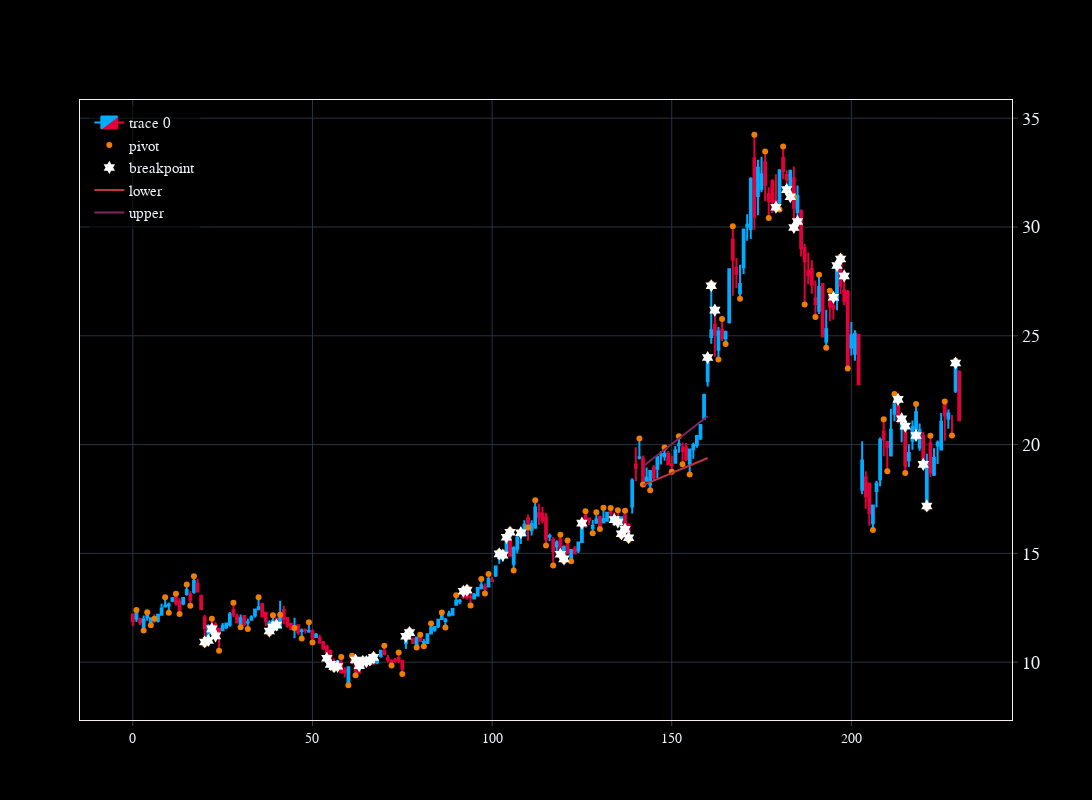

The notebook cell this image was saved under:
### Code cell
cb_strategy.visualize_candle(df, 160, channel_window_size=channel_window_size, num_backcandles=backcandles,optimize=False)

### Figure 1 — Plotly figure (JSON) as saved in the notebook; plotly's stock layout.template omitted (floating-point values rounded to 4 significant figures; data arrays with more than 128 entries replaced by an {"elided": "..."} marker saying what was removed)
{"data": [{"close": {"elided": "231 float values"}, "high": {"elided": "231 float values"}, "low": {"elided": "231 float values"}, "open": {"elided": "231 float values"}, "type": "candlestick", "x": {"elided": "231 int values"}}, {"mode": "markers", "name": "pivot", "type": "scatter", "x": {"elided": "231 int values"}, "y": {"elided": "231 float values"}}, {"marker": {"color": "white", "size": 10, "symbol": "hexagram"}, "mode": "markers", "name": "breakpoint", "type": "scatter", "x": {"elided": "231 int values"}, "y": {"elided": "231 float values"}}, {"mode": "lines", "name": "lower", "type": "scatter", "x": [142, 143, 144, 145, 146, 147, 148, 149, 150, 151, 152, 153, 154, 155, 156, 157, 158, 159, 160], "y": [18.14, 18.21, 18.28, 18.35, 18.42, 18.49, 18.55, 18.62, 18.69, 18.76, 18.83, 18.9, 18.97, 19.04, 19.11, 19.18, 19.24, 19.31, 19.38]}, {"mode": "lines", "name": "upper", "type": "scatter", "x": [142, 143, 144, 145, 146, 147, 148, 149, 150, 151, 152, 153, 154, 155, 156, 157, 158, 159, 160], "y": [19.01, 19.13, 19.26, 19.39, 19.52, 19.64, 19.77, 19.9, 20.03, 20.15, 20.28, 20.41, 20.54, 20.66, 20.79, 20.92, 21.05, 21.17, 21.3]}], "layout": {"autosize": false, "height": 800, "width": 2000}}
